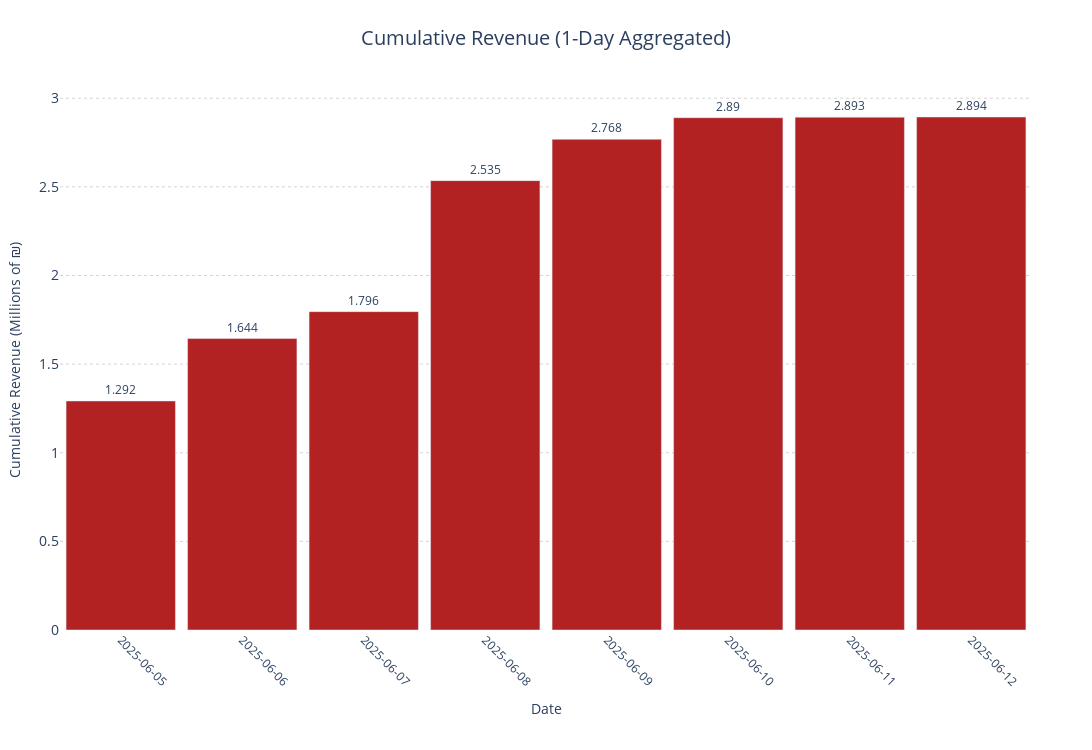

The notebook cell saved with this chart:
### Code cell
def plot_cumulative_revenue_plotly(df, date_column, revenue_column, days, font_size=12, y_shift=10, start_date="2025-06-05"):
    df = df.copy()

    # Ensure datetime if needed
    if not pd.api.types.is_datetime64_any_dtype(df[date_column]):
        df[date_column] = pd.to_datetime(df[date_column], errors='coerce')

    # Ensure numeric revenue
    df = df[pd.to_numeric(df[revenue_column], errors='coerce').notnull()]
    df[revenue_column] = df[revenue_column].astype(float)

    # Filter dates
    df = df[df[date_column] >= pd.to_datetime(start_date)]

    # Vectorized calculation of n-day periods
    df['n_day_period'] = (
        df[date_column]
        .dt.floor(f'{days}D')  # Round down to nearest n-day bucket
    )

    # Group and cumulative revenue
    grouped = (
        df.groupby('n_day_period')[revenue_column]
        .sum()
        .reset_index(name="Total_revenue")
        .sort_values('n_day_period')
    )

    grouped['Cumulative_Revenue'] = grouped['Total_revenue'].cumsum()
    grouped['Cumulative_Revenue_Million'] = (grouped['Cumulative_Revenue'] / 1_000_000).round(3)

    # Create period labels
    grouped['period_label'] = grouped['n_day_period'].dt.strftime('%Y-%m-%d')

    # Pre-create annotations
    text_annotations = [f"{val}" for val in grouped['Cumulative_Revenue_Million']]

    # Plot
    fig = go.Figure()

    fig.add_trace(go.Bar(
        x=grouped['period_label'],
        y=grouped['Cumulative_Revenue_Million'],
        name='Cumulative Revenue',
        marker_color='firebrick',
        text=text_annotations,
        textposition='outside',
        textfont=dict(size=font_size)
    ))

    # Layout
    fig.update_layout(
        title=dict(
            text=f'Cumulative Revenue ({days}-Day Aggregated)',
            font=dict(size=20),
            x=0.5
        ),
        xaxis=dict(
            title='Date',
            tickangle=45,
            tickfont=dict(size=12),
            tickmode='array',
            tickvals=grouped['period_label'],
            ticktext=grouped['period_label']
        ),
        yaxis=dict(
            title='Cumulative Revenue (Millions of ₪)',
            tickfont=dict(size=14),
            gridcolor='lightgrey',
            griddash='dot'
        ),
        bargap=0.1,
        height=750,
        width=1400,
        margin=dict(l=60, r=60, t=90, b=120),
        plot_bgcolor='white',
        paper_bgcolor='white',
        showlegend=False
    )

    fig.show()

# Example call
plot_cumulative_revenue_plotly(perc, 'sale_date', 'price', days=1)

### Figure 1 — Plotly figure (JSON) as saved in the notebook; plotly's stock layout.template omitted (floating-point values rounded to 4 significant figures)
{"data": [{"marker": {"color": "firebrick"}, "name": "Cumulative Revenue", "text": ["1.292", "1.644", "1.796", "2.535", "2.768", "2.89", "2.893", "2.894"], "textfont": {"size": 12}, "textposition": "outside", "type": "bar", "x": ["2025-06-05", "2025-06-06", "2025-06-07", "2025-06-08", "2025-06-09", "2025-06-10", "2025-06-11", "2025-06-12"], "y": [1.292, 1.644, 1.796, 2.535, 2.768, 2.89, 2.893, 2.894]}], "layout": {"bargap": 0.1, "height": 750, "margin": {"b": 120, "l": 60, "r": 60, "t": 90}, "paper_bgcolor": "white", "plot_bgcolor": "white", "showlegend": false, "title": {"font": {"size": 20}, "text": "Cumulative Revenue (1-Day Aggregated)", "x": 0.5}, "width": 1400, "xaxis": {"tickangle": 45, "tickfont": {"size": 12}, "tickmode": "array", "ticktext": ["2025-06-05", "2025-06-06", "2025-06-07", "2025-06-08", "2025-06-09", "2025-06-10", "2025-06-11", "2025-06-12"], "tickvals": ["2025-06-05", "2025-06-06", "2025-06-07", "2025-06-08", "2025-06-09", "2025-06-10", "2025-06-11", "2025-06-12"], "title": {"text": "Date"}}, "yaxis": {"gridcolor": "lightgrey", "griddash": "dot", "tickfont": {"size": 14}, "title": {"text": "Cumulative Revenue (Millions of ₪)"}}}}
